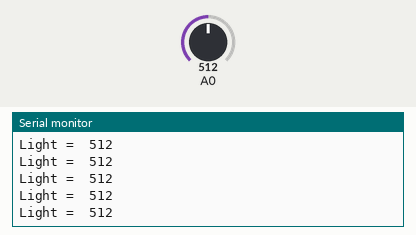
Recording of a sketch running on a simulated Arduino Uno, built with avr-gcc and run on an emulated ATmega328P. Shown: the last lines printed to the serial monitor. The inputs (shaded band) are chosen by the test bench; at power-on: A0 = 512.

Above: at 1.2 s.
1.3 s: A0 set to 716
At 1.56 s:
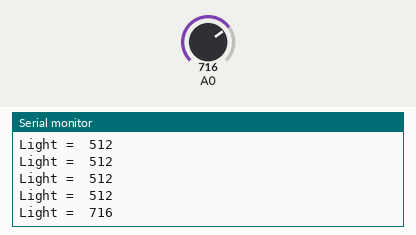
2.8 s: A0 set to 900
At 2.96 s:
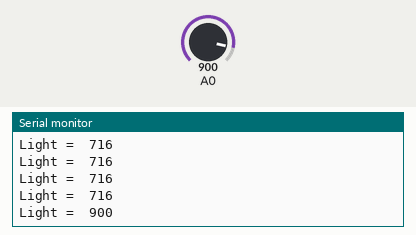
Timing chart, 0 to 5.8 s (numbered marks = the images above; inputs shaded):
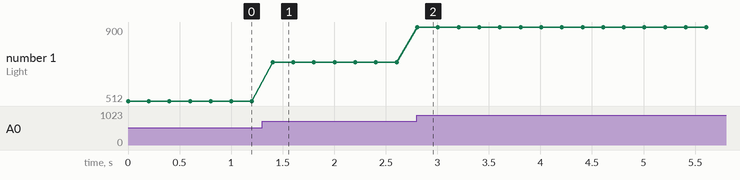

The sketch:

CdS_1.ino
```cpp
void setup() {
  Serial.begin(9600);
}

void loop() {
  int cdsValue = analogRead(A0);

  Serial.print("Light =  ");
  Serial.println(cdsValue);

  delay(200);
}
```

Measured:
- after the input at 1.3 s, the serial monitor: prints a new line after 0.10 s (image 1)
- after the input at 2.8 s, the serial monitor: prints a new line at once (image 2)
- plotted number 1: 512 → 716 after the input at 1.3 s, 716 → 900 after the input at 2.8 s
